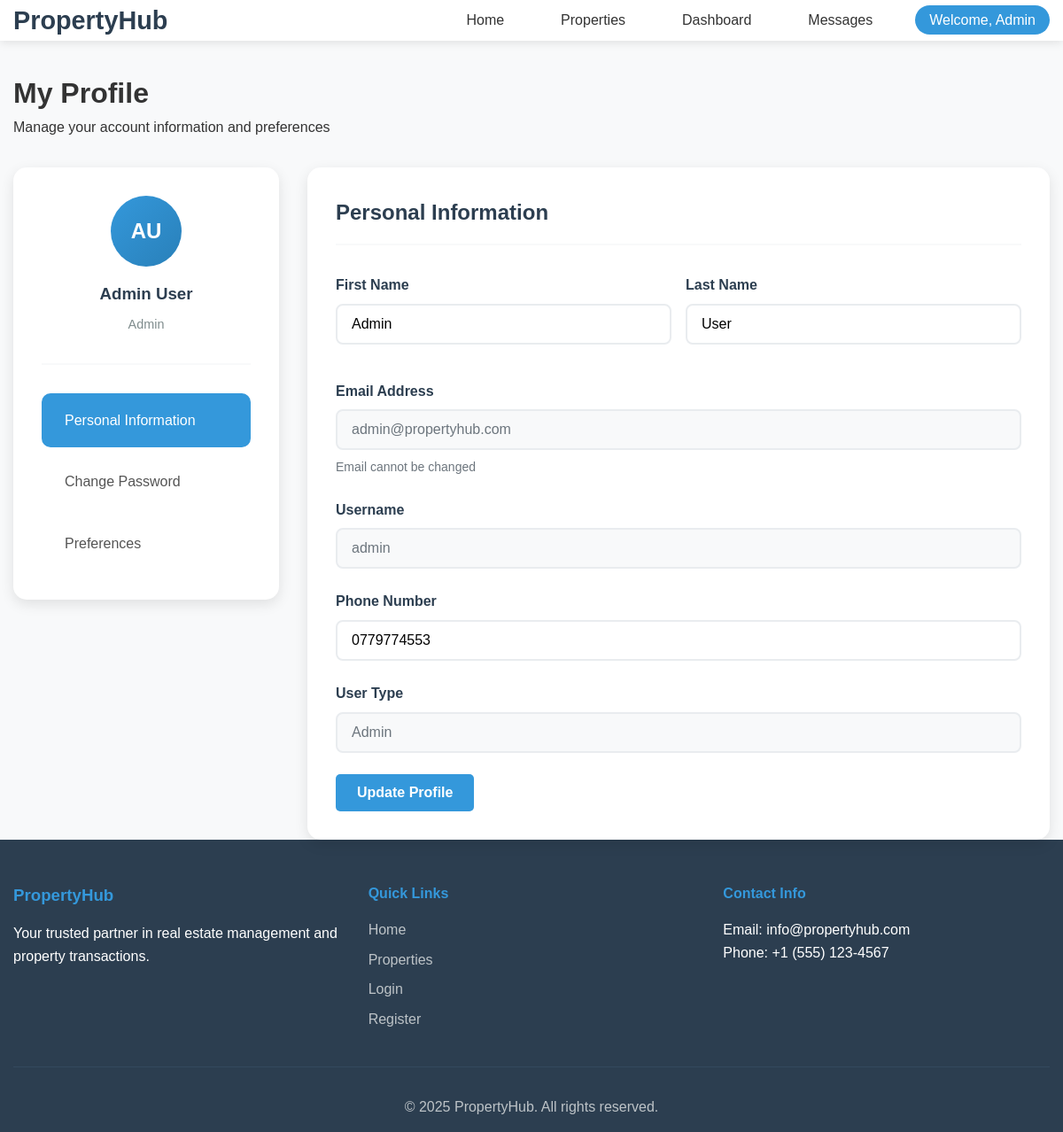
The page /propertyhub/views/profile.php (signed in) on the database its author committed.
### tables this page shows
CREATE TABLE `users` (
  `id` int(11) NOT NULL,
  `username` varchar(50) NOT NULL,
  `email` varchar(100) NOT NULL,
  `password` varchar(255) NOT NULL,
  `first_name` varchar(50) NOT NULL,
  `last_name` varchar(50) NOT NULL,
  `phone` varchar(20) DEFAULT NULL,
  `user_type` enum('admin','property_manager','landlord','tenant','buyer','seller') NOT NULL,
  `profile_image` varchar(255) DEFAULT NULL,
  `created_at` timestamp NOT NULL DEFAULT current_timestamp(),
  `updated_at` timestamp NOT NULL DEFAULT current_timestamp() ON UPDATE current_timestamp()
);

### propertyhub/config.php (called while the page is built, shortened)
<?php
require_once ROOT_DIR . '/propertyhub/core/Database.php';
function asset_url($path) {
    return BASE_URL . 'assets/' . ltrim($path, '/');
}
function view_url($path) {
    return BASE_URL . 'views/' . ltrim($path, '/');
}
?>

### propertyhub/core/database.php (called while the page is built, shortened)
<?php
class Database {
    private $pdo;
    private static $instance = null;
    private function __construct() {
        try {
            $dsn = "mysql:host=" . DB_HOST . ";dbname=" . DB_NAME . ";charset=" . DB_CHARSET;
            $this->pdo = new PDO($dsn, DB_USER, DB_PASS);
            $this->pdo->setAttribute(PDO::ATTR_ERRMODE, PDO::ERRMODE_EXCEPTION);
            $this->pdo->setAttribute(PDO::ATTR_DEFAULT_FETCH_MODE, PDO::FETCH_ASSOC);
            $this->pdo->setAttribute(PDO::ATTR_EMULATE_PREPARES, false);
        } catch(PDOException $e) {
            throw new Exception("Database connection failed: " . $e->getMessage());
        }
    }
    public static function getInstance() {
        if (self::$instance === null) {
            self::$instance = new self();
        }
        return self::$instance;
    }
    public function query($sql, $params = []) {
        try {
            $stmt = $this->pdo->prepare($sql);
            $stmt->execute($params);
            return $stmt;
        } catch(PDOException $e) {
            error_log("Database error: " . $e->getMessage());
            return false;
        }
    }
}
?>

### propertyhub/models/user.php (called while the page is built, shortened)
<?php
class User {
    private $db;
    public function __construct() {
        $this->db = Database::getInstance();
    }
    public function getById($id) {
        $sql = "SELECT * FROM users WHERE id = ?";
        $stmt = $this->db->query($sql, [$id]);
        return $stmt ? $stmt->fetch() : false;
    }
}
?>

### propertyhub/views/profile.php (the view, shortened to what this page needs)
<?php
require_once '../config.php';
require_once '../models/User.php';
$userModel = new User();
$user = $userModel->getById($_SESSION['user_id']);
?>
<!DOCTYPE html>
<html lang="en">
<head>
    <link rel="stylesheet" href="<?php echo asset_url('css/style.css'); ?>">
</head>
<body>
    <?php include 'includes/header.php'; ?>
    <div class="container">
        <div class="page-header">
            <h1>My Profile</h1>
            <p>Manage your account information and preferences</p>
        </div>
        <div class="profile-container">
            <div class="profile-sidebar">
                <div class="profile-avatar">
                    <div class="avatar-placeholder">
                        <?php echo strtoupper(substr($user['first_name'], 0, 1) . substr($user['last_name'], 0, 1)); ?>
                    </div>
                    <h3><?php echo htmlspecialchars($user['first_name'] . ' ' . $user['last_name']); ?></h3>
                    <p class="user-role"><?php echo ucfirst(str_replace('_', ' ', $user['user_type'])); ?></p>
                </div>
                <nav class="profile-nav">
                    <a href="#personal-info" class="nav-item active">Personal Information</a>
                    <a href="#change-password" class="nav-item">Change Password</a>
                    <a href="#preferences" class="nav-item">Preferences</a>
                </nav>
            </div>
            <div class="profile-content">
                <div id="personal-info" class="profile-section active">
                    <h2>Personal Information</h2>
                    <form id="profileForm" action="<?php echo BASE_URL; ?>controllers/UserController.php" method="POST">
                        <div class="form-row">
                            <div class="form-group">
                                <label>First Name</label>
                                <input type="text" name="first_name" value="<?php echo htmlspecialchars($user['first_name']); ?>" required>
                            </div>
                            <div class="form-group">
                                <label>Last Name</label>
                                <input type="text" name="last_name" value="<?php echo htmlspecialchars($user['last_name']); ?>" required>
                            </div>
                        </div>
                        <div class="form-group">
                            <label>Email Address</label>
                            <input type="email" value="<?php echo htmlspecialchars($user['email']); ?>" disabled>
                            <small>Email cannot be changed</small>
                        </div>
                        <div class="form-group">
                            <label>Username</label>
                            <input type="text" value="<?php echo htmlspecialchars($user['username']); ?>" disabled>
                        </div>
                        <div class="form-group">
                            <label>Phone Number</label>
                            <input type="tel" name="phone" value="<?php echo htmlspecialchars($user['phone'] ?? ''); ?>">
                        </div>
                        <div class="form-group">
                            <label>User Type</label>
                            <input type="text" value="<?php echo ucfirst(str_replace('_', ' ', $user['user_type'])); ?>" disabled>
                        </div>
                        <button type="submit" class="btn-primary" id="profileSubmit">
                            Update Profile
                        </button>
                    </form>
                </div>
            </div>
        </div>
    </div>
    <?php include 'includes/footer.php'; ?>
</body>
</html>

### propertyhub/views/includes/header.php (shortened to what this page needs)
<!DOCTYPE html>
<html lang="en">
<head>
    <link rel="stylesheet" href="<?php echo asset_url('css/style.css'); ?>">
    <link rel="stylesheet" href="<?php echo asset_url('css/responsive.css'); ?>">
</head>
<body>
    <header class="header">
        <nav class="navbar container">
            <div class="logo">
                <a href="<?php echo BASE_URL; ?>">
                    <h2>PropertyHub</h2>
                </a>
            </div>
            <ul class="nav-links" id="navLinks">
                <li><a href="<?php echo BASE_URL; ?>">Home</a></li>
                <li><a href="<?php echo view_url('properties/list.php'); ?>">Properties</a></li>
                <?php if (isset($_SESSION['user_id'])): ?>
                    <li><a href="<?php echo view_url('dashboard.php'); ?>">Dashboard</a></li>
                    <li><a href="<?php echo view_url('messages/inbox.php'); ?>">Messages</a></li>
                    <li class="user-menu">
                        <span>Welcome, <?php echo htmlspecialchars($_SESSION['first_name']); ?></span>
                    </li>
                <?php else: ?>
                    <li><a href="<?php echo view_url('login.php'); ?>">Login</a></li>
                    <li><a href="<?php echo view_url('register.php'); ?>">Register</a></li>
                <?php endif; ?>
            </ul>
        </nav>
    </header>
    <main class="main-content">

### propertyhub/views/includes/footer.php (shortened to what this page needs)
    </main>
    <footer class="footer">
        <div class="container">
            <div class="footer-content">
                <div class="footer-section">
                    <h3>PropertyHub</h3>
                    <p>Your trusted partner in real estate management and property transactions.</p>
                </div>
                <div class="footer-section">
                    <h4>Quick Links</h4>
                    <ul>
                        <li><a href="<?php echo BASE_URL; ?>">Home</a></li>
                        <li><a href="<?php echo view_url('properties/list.php'); ?>">Properties</a></li>
                        <li><a href="<?php echo view_url('login.php'); ?>">Login</a></li>
                        <li><a href="<?php echo view_url('register.php'); ?>">Register</a></li>
                    </ul>
                </div>
                <div class="footer-section">
                    <h4>Contact Info</h4>
                    <p>Email: info@propertyhub.com</p>
                    <p>Phone: +1 (555) 123-4567</p>
                </div>
            </div>
            <div class="footer-bottom">
                <p>&copy; <?php echo date('Y'); ?> PropertyHub. All rights reserved.</p>
            </div>
        </div>
    </footer>
</body>
</html>

### propertyhub/assets/css/style.css (style rules this page uses)
* { margin: 0; padding: 0; box-sizing: border-box; }
body { font-family: 'Arial', sans-serif; line-height: 1.6; color: #333; background-color: #f8f9fa; }
.container { max-width: 1200px; margin: 0 auto; padding: 0 20px; }
.header { background: #fff; box-shadow: 0 2px 10px rgba(0,0,0,0.1); position: fixed; width: 100%; top: 0; z-index: 1000; }
.navbar { display: flex; justify-content: space-between; align-items: center; padding: 1rem 0; }
.logo h2 { color: #2c3e50; font-size: 1.8rem; margin: 0; }
.logo a { text-decoration: none; color: inherit; }
.nav-links { display: flex; list-style: none; gap: 2rem; align-items: center; }
.nav-links a { text-decoration: none; color: #333; font-weight: 500; transition: color 0.3s; padding: 0.5rem 1rem; border-radius: 5px; }
.user-menu { position: relative; cursor: pointer; }
.user-menu span { padding: 0.5rem 1rem; background: #3498db; color: white; border-radius: 20px; font-weight: 500; }
.main-content { margin-top: 80px; min-height: calc(100vh - 200px); }
.btn-primary { background: #3498db; color: white; padding: 0.75rem 1.5rem; border: none; border-radius: 5px; text-decoration: none; font-size: 1rem; cursor: pointer; transition: background 0.3s; display: inline-block; }
.footer { background: #2c3e50; color: white; padding: 3rem 0 1rem; }
.footer-content { display: grid; grid-template-columns: repeat(auto-fit, minmax(250px, 1fr)); gap: 2rem; margin-bottom: 2rem; }
.footer-section h3, .footer-section h4 { margin-bottom: 1rem; color: #3498db; }
.footer-section ul { list-style: none; }
.footer-section ul li { margin-bottom: 0.5rem; }
.footer-section a { color: #bdc3c7; text-decoration: none; transition: color 0.3s; }
.footer-bottom { text-align: center; padding-top: 2rem; border-top: 1px solid #34495e; color: #bdc3c7; }

### propertyhub/assets/css/responsive.css (style rules this page uses)
@media (max-width: 1200px) { .container { padding: 0 15px; } }

### propertyhub/views/profile.php (style rules this page uses)
.profile-container { display: grid; grid-template-columns: 300px 1fr; gap: 2rem; margin-top: 2rem; }
.profile-sidebar { background: #fff; border-radius: 15px; padding: 2rem; box-shadow: 0 5px 15px rgba(0,0,0,0.1); height: fit-content; position: sticky; top: 2rem; }
.profile-avatar { text-align: center; padding-bottom: 2rem; border-bottom: 2px solid #f8f9fa; margin-bottom: 2rem; }
.avatar-placeholder { width: 80px; height: 80px; background: linear-gradient(135deg, #3498db, #2980b9); border-radius: 50%; display: flex; align-items: center; justify-content: center; margin: 0 auto 1rem; color: white; font-size: 1.5rem; font-weight: bold; }
.profile-avatar h3 { margin: 0 0 0.5rem 0; color: #2c3e50; }
.user-role { color: #7f8c8d; margin: 0; font-size: 0.9rem; text-transform: capitalize; }
.profile-nav { display: flex; flex-direction: column; gap: 0.5rem; }
.nav-item { padding: 1rem 1.5rem; text-decoration: none; color: #555; border-radius: 10px; transition: all 0.3s ease; font-weight: 500; border: 2px solid transparent; }
.nav-item.active { background: #3498db; color: white; border-color: #3498db; }
.profile-content { background: #fff; border-radius: 15px; padding: 2rem; box-shadow: 0 5px 15px rgba(0,0,0,0.1); }
.profile-section { display: none; }
.profile-section.active { display: block; animation: fadeIn 0.5s ease; }
.profile-section h2 { color: #2c3e50; margin-bottom: 2rem; padding-bottom: 1rem; border-bottom: 2px solid #f8f9fa; }
.form-row { display: grid; grid-template-columns: 1fr 1fr; gap: 1rem; margin-bottom: 1rem; }
.form-group { margin-bottom: 1.5rem; }
.form-group label { display: block; margin-bottom: 0.5rem; font-weight: 600; color: #2c3e50; }
.form-group input, .form-group select { width: 100%; padding: 0.75rem 1rem; border: 2px solid #e9ecef; border-radius: 8px; font-size: 1rem; transition: all 0.3s ease; }
.form-group input:disabled { background: #f8f9fa; color: #6c757d; cursor: not-allowed; }
.form-group small { display: block; margin-top: 0.5rem; color: #6c757d; font-size: 0.875rem; }
.btn-primary { background: #3498db; color: white; padding: 0.75rem 2rem; border: none; border-radius: 8px; font-size: 1rem; font-weight: 600; cursor: pointer; transition: all 0.3s ease; }

### rows shown on the page
users: first_name+last_name "AU", first_name+last_name "Admin User", user_type "Admin", first_name "Admin", last_name "User", email "admin@propertyhub.com", username "admin", phone "0779774553"

### other values the page prints
$_SESSION['first_name'] "Admin"
